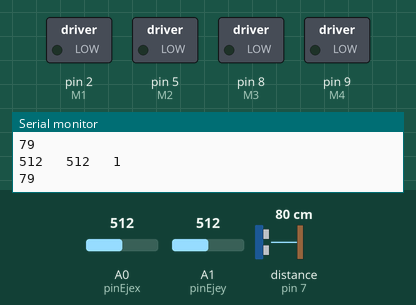
The sketch below on a simulated Arduino Uno, built with avr-gcc and run on an emulated ATmega328P. On the bench: switched loads named in the sketch (green lamp = pin HIGH), the last lines printed to the serial monitor. Wiring (inferred from the names in the program): ultrasonic range finder: trigger pin 6; echo pin 7. Dashed ring = blinking. The inputs (shaded band) are chosen by the test bench; at power-on: distance to the obstacle (sensor on pin 7) 80 cm, A1 (pinEjey) = 512, A0 (pinEjex) = 512. The echo pulse lasts 58.3 µs per cm; pins used as bus, display or sensor lines are not drawn.

Above: at 1.2 s.
1.3 s: distance to the obstacle (sensor on pin 7) set to 46 cm
2.8 s: distance to the obstacle (sensor on pin 7) set to 39 cm
At 2.99 s:
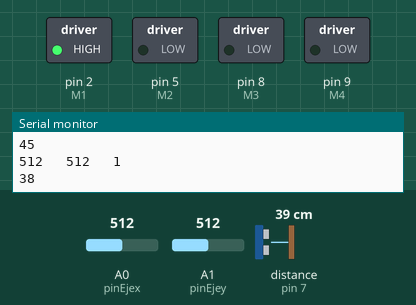
5.8 s: A1 (pinEjey) set to 530
At 5.98 s:
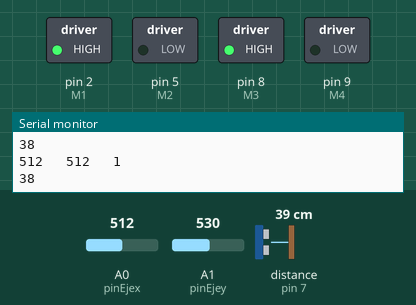
8.8 s: A1 (pinEjey) set to 716
At 8.98 s:
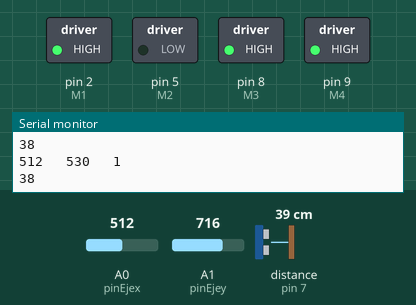
11.8 s: A1 (pinEjey) set to 521
At 12.11 s:
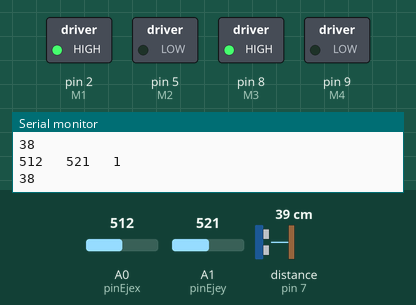
14.8 s: A1 (pinEjey) set to 511
At 15.11 s:
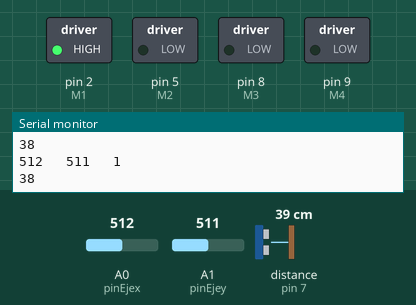
Timing chart, 0 to 18.8 s (numbered marks = the images above; inputs shaded):
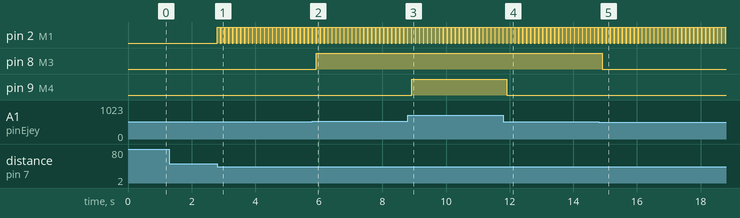

Measured:
- the behaviour switches between 42 and 41 cm on distance to the obstacle (sensor on pin 7) (found by bisection; images 0 and 1)
- the behaviour switches between 513 and 514 on A1 (pinEjey) (found by bisection; images 1 and 2)
- after the input at 2.8 s, pin 2 (M1): alternates HIGH for 0.10 s and LOW for 0.02 s, starting at once
- after the input at 5.8 s, pin 8 (M3): LOW → HIGH after 0.11 s
- after the input at 8.8 s, pin 9 (M4): LOW → HIGH after 0.11 s
- after the input at 11.8 s, pin 9 (M4): HIGH → LOW after 0.11 s
- after the input at 14.8 s, pin 8 (M3): HIGH → LOW after 0.11 s

The sketch:

CODIGO_AVANCE_2.ino
```cpp
const byte pinEjex = A0;
const byte pinEjey = A1;
const byte pinB = 1;
const byte M1 = 2;
const byte M2 = 5;
const byte M3 = 8;
const byte M4 = 9;
const byte M5 = 6;
const byte M6 = 7;
const int deadZone = 50; // Rango de tolerancia centrado en el valor medio (512).

//Potenciómetro

float valorPot;
int vel;

//Sensor ultrasonido

int trig = 6;
int echo = 7;
int tiempo;
int distancia;
int distmin = 6;
int dismax = 90;

//Joystick

int ejeX;
int ejeY;
bool estadoB;

void setup()  {
  pinMode(pinEjex, INPUT);
  pinMode(pinEjey, INPUT);
  pinMode(echo, INPUT);
  pinMode(pinB, INPUT_PULLUP);

  pinMode(M1, OUTPUT);
  pinMode(M2, OUTPUT);
  pinMode(M3, OUTPUT);
  pinMode(M4, OUTPUT);
  pinMode(trig, OUTPUT);

  Serial.begin(9600);
}

void loop()  {
  ejeX = analogRead(pinEjex);
  ejeY = analogRead(pinEjey);
  estadoB = digitalRead(pinB);

  // Motor DC 1 Eje x

  if (ejeX > 491 && ejeX < 531){
    digitalWrite(M1, LOW);
    digitalWrite(M2, LOW);
  }
  if(ejeX > 531){
    digitalWrite(M1, LOW);
    digitalWrite(M2, HIGH);
  }
  if(ejeX < 491 ) {
    digitalWrite(M1, HIGH);
    digitalWrite(M2, LOW);
  }

  //Velocidad Motor 1

  int potValue = analogRead(pinEjex);
  int motorSpeed = map(valorPot, 0, 1023, 0, 255);

  analogWrite(M2, motorSpeed);
  delay(10);

  //Motor DC 2 Eje y

  if (ejeY > 491 && ejeY < 531){
    digitalWrite(M4, LOW);
    digitalWrite(M3, LOW);
  }
  if(ejeY > 531){
    digitalWrite(M4, HIGH);
    digitalWrite(M3, LOW);
  }
  if(ejeY < 491) {
    digitalWrite(M4, LOW);
    digitalWrite(M3, HIGH);
  }

  //Velocidad Motor 2

  int valorPot = analogRead(pinEjey);
  int vel = map(valorPot, 0, 1023, 0, 255);

  analogWrite(M3, vel);
  delay(10);

  //Sensor ultrasonido

  digitalWrite(trig, HIGH);
  delay(1);
  digitalWrite(trig, LOW);
  tiempo = pulseIn(echo, HIGH);
  distancia = tiempo/58.2 ; //distancia en cm

  //Funcionamiento sensor

  if (distancia > 40 or distancia <10) {
    analogWrite(M2, 0);   // Detiene el motor
  } else {
    analogWrite(M1, 255); // Velocidad máxima del motor (ajusta según sea necesario)
  }


  delay(100);  // Pequeño retraso para estabilidad


  Serial.print(ejeX);
  Serial.print("   ");
  Serial.print(ejeY);
  Serial.print("   ");
  Serial.println(estadoB);
  Serial.println(distancia);

}


  
```
